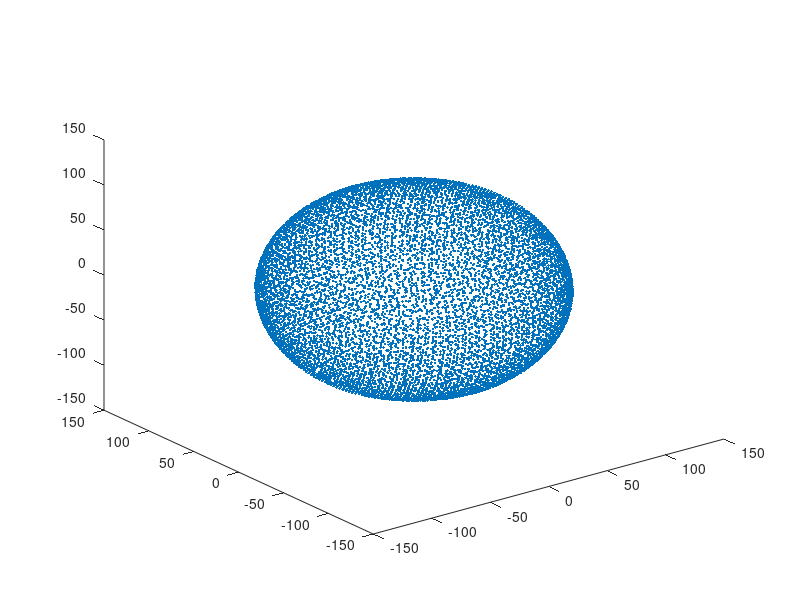

The MATLAB source for this figure: (Note: this script raises an error after producing the figure.)
clear all;
%This program is used for point clouds representation
%
%function used:
%myFindPeaks.m----used to calculate the pdf information
%calculateDis.m----used to calculate the distortion
%findSubSpace.m----used  to find the subspace and form the tree
%
%Input:
%               -- training_martix is a Nx3 array containing the 3D set of points
%              
%Output:
%               -- restructionP(Reconstruction point),distorSum(Sum of distortion),
%               -- countP(counter for the leaf node)
%               -- occVol(Occupied Volume)
%Created by YuYAN and NannanXU

%% load original point clouds data;
training_martix = importdata('ball.txt');

%load the data of different axis
training_martix_x = training_martix(:,1);
training_martix_y = training_martix(:,2);
training_martix_z = training_martix(:,3);

%draw the original point clouds
figure(1)

plot3(training_martix_x,training_martix_y,training_martix_z,'.');


%Create the structure for nodes
space = struct('depth',{0},'leaf',{1},'data',{training_martix},...
    'distor',{inf},'index',{0},'fatherIndex','null','reP',{[0,0,0]},...
    'volume',{inf})
space.data = [training_martix_x,training_martix_y,training_martix_z]
count = 1;
index =1 ;


%% find the sub space and
[subSpace{1},index,count,space(1)]=findSubSpace(space(1),index,count);
%if you want to control the depth 
%please change the length for the loop
% depth=length(loop)+1
% for depth 1 ,comment this part

for ii=1:2
    count=index-1;
    subSpace{ii+1}=[];
    index =1 ;   
    for i=1:count
        if ((length(subSpace{ii}(i).data)>10))
            [k,index,count,subSpace{ii}(i)]=findSubSpace(subSpace{ii}(i),index,count);
            subSpace{ii+1}=[subSpace{ii+1},k];
        end
    end   
end

%% judge if is the leaf nod plot the reconstruction point 

%initialize the -- distorSum(Sum of distortion)
%               -- countP(counter for the leaf node)
%               -- occVol(Occupied Volume)
 
distorSum=0;
countP =0;
occVol =0;

fid=fopen('reconstructionPDF.txt','a');%save the data for reconstruction program

figure(2)
%Traverse all nodes and determine whether it is a leaf node
for i=1:length(subSpace)
    for j=1:length(subSpace{i})
        if(subSpace{i}(j).leaf==1)
            plot3(subSpace{i}(j).reP(1),subSpace{i}(j).reP(2),subSpace{i}(j).reP(3),'.');%plot the reconstruction point
            
            %find the boundary of the sub space
            minX=min(subSpace{i}(j).data(:,1));
            maxX=max(subSpace{i}(j).data(:,1));
            minY=min(subSpace{i}(j).data(:,2));
            maxY=max(subSpace{i}(j).data(:,2));
            minZ=min(subSpace{i}(j).data(:,3));
            maxZ=max(subSpace{i}(j).data(:,3));
            
            %calculate the distortion and occypied volume
            [dis]=calculateDis(subSpace{i}(j).data,minX,minY,minZ,maxX,maxY,maxZ);
            distorSum = dis + distorSum;
            occVol = occVol + subSpace{i}(j).volume;

            %output the reconstrucion point for reconstruction program
            reconstructionP=[subSpace{i}(j).reP(1),subSpace{i}(j).reP(2),subSpace{i}(j).reP(3)];
            [m,n]=size( reconstructionP);    
            for l=1:1:m
                for p=1:1:n
                    if p==n
                         fprintf(fid,'%g\n',reconstructionP(l,p));
                    else fprintf(fid,'%g\t',reconstructionP(l,p));
                    end
                end
            end           
            hold on
            countP = countP+1;
        end
    end
end
fclose(fid);
% average distortion
distorSum=distorSum/countP;






